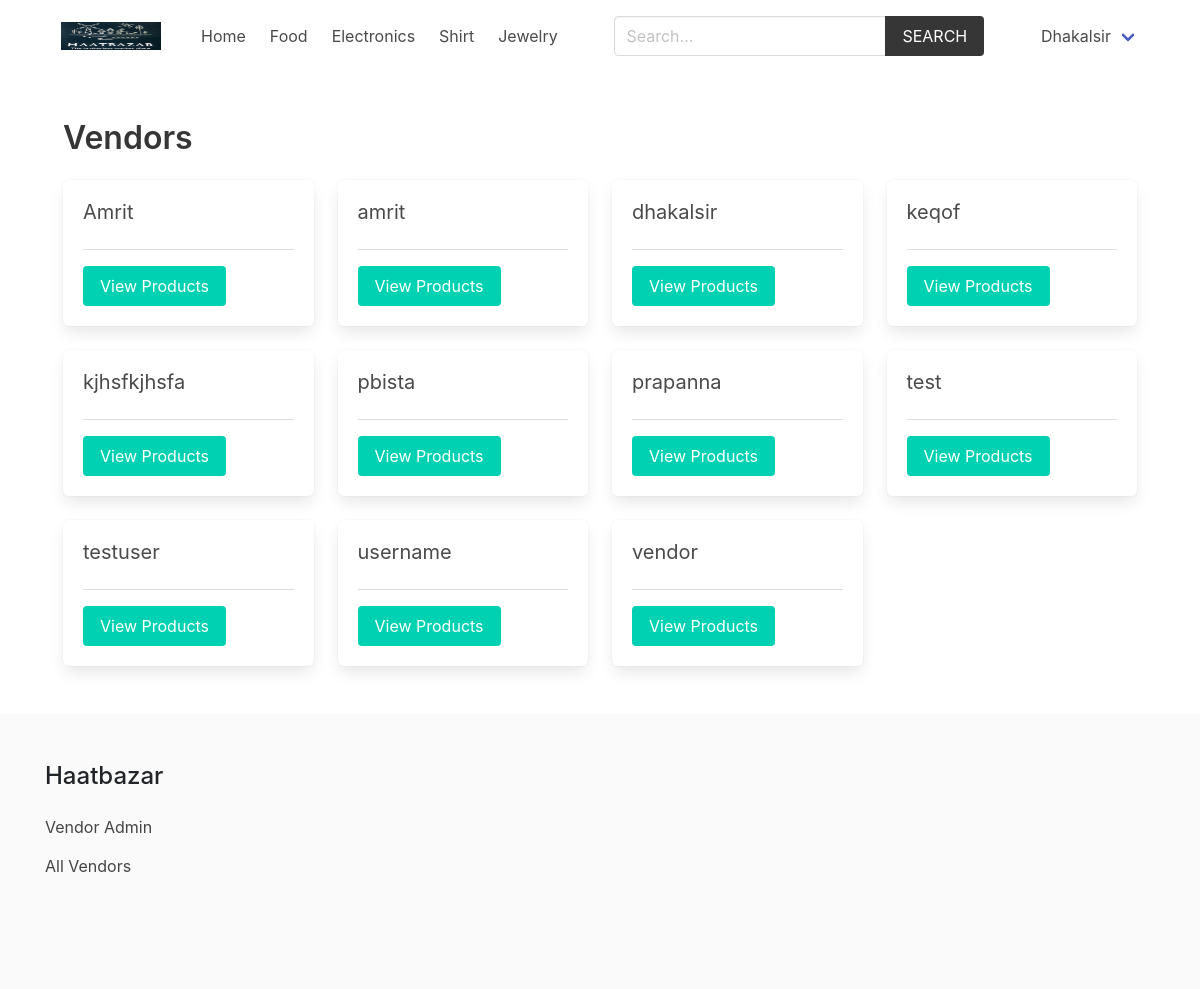
The page /vendor/ (signed in) on the database as committed earlier.
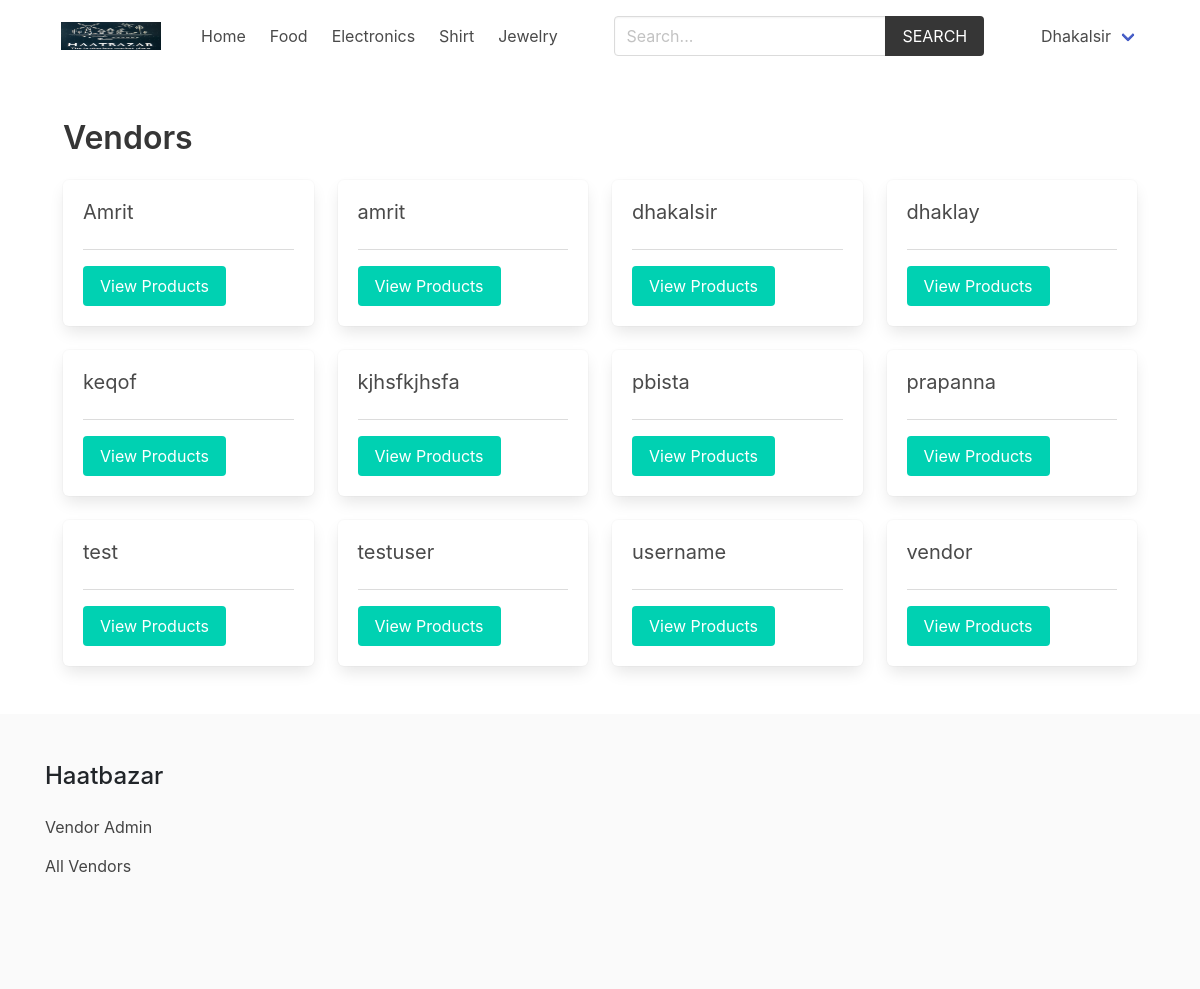
The same page on the database as committed later.
### product/models.py (models this page shows, shortened)
class Category(models.Model):
    title = models.CharField(max_length=50)
    slug = models.SlugField(max_length=55)
    ordering = models.IntegerField(default=0)
    class Meta:
        ordering = ['ordering']

### vendor/models.py (models this page shows, shortened)
class Vendor(models.Model):
    name = models.CharField(max_length=255)
    user = models.OneToOneField(User, related_name='vendor', on_delete=models.CASCADE)
    date_of_birth = models.DateField(default="1990-01-01",blank=True)
    phone_number = models.CharField(max_length=50,blank=True)
    image = models.ImageField(upload_to='uploads/',blank=True,null=True)
    class Meta:
        ordering = ['name']

### vendor/views.py (the view)
# urls.py: path('', views.vendors, name="vendors"),
def vendors(request):
    vendors = Vendor.objects.all()
    return render(request, 'vendor/vendors.html', {'vendors': vendors})

### cart/context_processors.py (called while the page is built)
def cart(request):
    return {'cart': Cart(request)}

### product/context_processors.py (called while the page is built)
def menu_categories(request):
    categories = Category.objects.all()
    return {'categories': categories}

### templates/vendor/vendors.html (shortened to what this page needs)
{% extends 'core/base.html' %}
{% block content %}
    <h1 class="title">Vendors</h1>
    <div class="columns is-multiline">
        {% for vendor in vendors %}
            <div class="column is-3">
                <div class="box">
                    <h2 class="subtitle">
                        {{ vendor.name }}
                    </h2>
                    <hr>
                    <a href="{% url 'vendor:vendor' vendor.id %}" class="button is-primary ">View Products</a>
                </div>
            </div>
        {% endfor %}
    </div>
{% endblock content %}

### templates/core/base.html (shortened to what this page needs)
{% load static %}
<!DOCTYPE html>
<html lang="en">
  <head>
    <link
      rel="stylesheet"
      href="https://cdn.jsdelivr.net/npm/bulma@0.9.2/css/bulma.min.css"
    />
    <link
      rel="stylesheet"
      href="https://cdnjs.cloudflare.com/ajax/libs/font-awesome/4.7.0/css/font-awesome.min.css"
    />
    <link rel="stylesheet" href="{% static 'css/main.css' %}" />
    <link
      rel="stylesheet"
      href="https://cdn.jsdelivr.net/npm/bootstrap@4.0.0/dist/css/bootstrap.min.css"
    />
  </head>
  <body>
    <div class="container">
      <nav class="navbar" role="navigation" aria-label="main navigation">
        <div class="navbar-brand">
          <a class="navbar-item" href="{% url 'core:home' %}">
            <img src="/media/logo.jpg" width="100" height="100" />
          </a>
        </div>
        <div id="navbarBasicExample" class="navbar-menu">
          <div class="navbar-start">
            <a class="navbar-item" href="{% url 'core:home' %}"> Home </a>
            {% for category in categories %}
            <a
              class="navbar-item"
              href="{% url 'product:category' category.slug %}"
            >
              {{category.title}}
            </a>
            {% endfor %}
          </div>
          <div class="navbar-start">
            <div class="navbar-item">
              <form method="get" action="{% url 'product:search' %}">
                <div class="field has-addons">
                  <div class="control">
                    <input
                      type="search"
                      name="query"
                      id=""
                      class="input"
                      placeholder="Search..."
                    />
                  </div>
                  <div class="control">
                    <button class="button is-dark is-uppercase">Search</button>
                  </div>
                </div>
              </form>
            </div>
          </div>
            {% if request.user.is_authenticated %}
            <div class="navbar-item has-dropdown is-hoverable">
              <a class="navbar-link is-capitalized"> {{user.vendor.name}} </a>
            </div>
            {% endif %}
          </div>
        </div>
    <section class="section">
      <div class="container">{% block content %}{% endblock content %}</div>
    </section>
    <footer class="footer">
      <div class="container">
        <h3 class="is-size-4 mb-4">Haatbazar</h3>
        {% if request.user.is_authenticated %}
        <a href="{% url 'vendor:vendor-admin' %}">Vendor Admin</a>
        {% else %}
        <a href="{% url 'vendor:become-vendor' %}">Become a Vendor</a>
        {% endif %}
        <br />
        <a href="{% url 'vendor:vendors' %}">All Vendors</a>
      </div>
    </footer>
  </body>
</html>

Rows that differ between the two databases and show on the page:
added Vendor: name "dhaklay"
